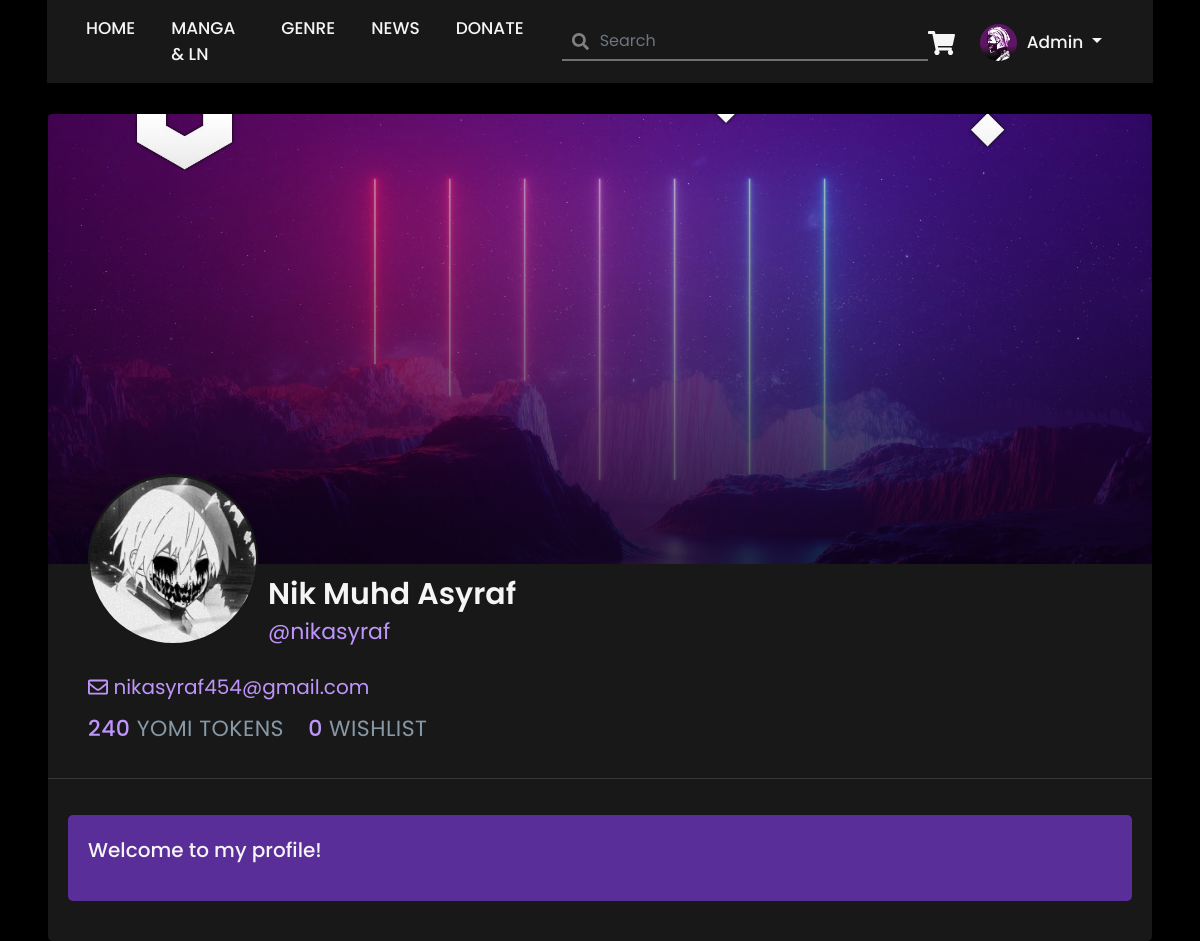
The app's page /dynamicProfile.php?ID=nikasyraf (signed in) with its own data.
### tables this page shows
CREATE TABLE IF NOT EXISTS `user` (
  `username` varchar(25) NOT NULL,
  `user_fullname` varchar(255) NOT NULL,
  `user_email` varchar(255) NOT NULL,
  `user_password` varchar(255) NOT NULL,
  `bio` varchar(255) NOT NULL,
  `user_image` varchar(255) NOT NULL,
  `user_type` varchar(5) NOT NULL,
  `yomi_tokens` int NOT NULL,
  `register_date` datetime NOT NULL,
  PRIMARY KEY (`username`)
);

### dynamicProfile.php (the view, shortened to what this page needs)
<!DOCTYPE html>
<?php
if (isset($_SESSION["username"])) {
?>
    <html lang="en">
    <head>
        <link rel="stylesheet" href="https://cdnjs.cloudflare.com/ajax/libs/twitter-bootstrap/4.5.3/css/bootstrap.min.css" />
        <link rel="stylesheet" href="https://cdnjs.cloudflare.com/ajax/libs/bootstrap-select/1.13.18/css/bootstrap-select.min.css" />
        <link href="css/userHomepage.css?V=4" rel="stylesheet">
    </head>
    <?php
    if (isset($_GET['ID'])) {
        $host = "localhost";
        $userid = "root";
        $pass = "";
        $database = "yomi";
        $link = mysqli_connect($host, $userid, $pass, $database);
        $ID = mysqli_real_escape_string($link, $_GET['ID']);
        $queryPR = "SELECT * FROM user WHERE username = '" . $ID . "'";
        $resultPR = mysqli_query($link, $queryPR);
        $query1 = "SELECT * FROM user WHERE username = '" . $_SESSION["username"] . "'";
        $result1 = mysqli_query($link, $query1);
        while ($row1 = mysqli_fetch_array($result1, MYSQLI_BOTH)) {
            while ($rowPR = mysqli_fetch_array($resultPR, MYSQLI_BOTH)) {
    ?>
                <body>
                    <nav class="navbar navbar-expand-md navbar-custom sticky-top">
                        <div class="container-fluid">
                            <ul class="navbar-nav ml-auto">
                                <li class="nav-item"> <a class="nav-link" href="userHomepage.php">HOME</a> </li>
                                <li class="nav-item"> <a class="nav-link" href="mangaln.php">MANGA & LN</a> </li>
                                <li class="nav-item"> <a class="nav-link" href="genre.php">GENRE</a> </li>
                                <li class="nav-item"> <a class="nav-link" href="news.php">NEWS</a> </li>
                                <li class="nav-item"> <a class="nav-link" href="donate.php">DONATE</a> </li>
                            </ul>
                            <form action="search.php" method="POST" class="form-inline my-2 my-lg-0">
                                <div class="searchNav">
                                    <span class="fa fa-search form-control-feedback"></span>
                                    <input type="search" class="form-control" placeholder="Search" name="Search" style="min-height: 38px;">
                                </div>
                            </form>
                            <div class="collapse navbar-collapse" id="navbarResponsive">
                                <ul class="navbar-nav ml-auto">
                                    <span class="cart" id="pover-card" data-toggle="popover" data-trigger="focus" data-placement="bottom" tabindex="-1">
                                        <i class="fa fa-shopping-cart"></i>
                                    </span>
                                    <img src="<?php echo $row1['user_image'] ?>" class="rounded-circle" width="37" height="37" style="margin-top:2px;object-fit:cover;">
                                    <li class="dropdown"> <a class="dropdown-toggle" data-toggle="dropdown" href="#"> <?php echo $row1['user_fullname'] ?> <span class="caret"></span></a>
                                    </li>
                                </ul>
                            </div>
                        </div>
                    </nav>
                    <div class="container-fluid">
                        <div class="row" style="height:auto;">
                            <div class="card profile" style="border-bottom: none">
                                <div class="card-body" style="padding-left:0px;padding-right:0px;padding-top:0px;padding-bottom:0px;">
                                    <div class="twPc-div">
                                        <a class="twPc-bg twPc-block"></a>
                                        <div class="avatarLink">
                                            <img src="<?php echo $rowPR['user_image'] ?>" width="100%" height="100%" style="object-fit:cover;" class="profilePic">
                                        </div>
                                        <div class="User">
                                            <div class="name">
                                                <?php echo $rowPR['user_fullname'] ?>
                                            </div>
                                            <span class="username">@<?php echo $rowPR['username'] ?></span>
                                        </div><br>
                                        <span class="email"><i class="far fa-envelope"></i> <?php echo $rowPR['user_email'] ?></span>
                                        <div class="stats">
                                            <?php
                                            $query3 = "SELECT * FROM wishlist WHERE username = '" . $ID . "'";
                                            $result3 = mysqli_query($link, $query3);
                                            $countWishlist = mysqli_num_rows($result3);
                                            ?>
                                            <div class="twPc-ArrangeSizeFit">
                                                <span class="value"><?php echo $rowPR['yomi_tokens']; ?></span>&nbspYOMI TOKENS
                                            </div>
                                            <div class="twPc-ArrangeSizeFit">
                                                <span class="value"><?php echo $countWishlist; ?></span>&nbspWISHLIST
                                            </div>
                                        </div>
                                    </div>
                                </div>
                                <hr>
                                <div class="container-fluid" style="padding:0;padding-bottom:20px;">
                                    <div class="card-body" style="width:100%">
                                        <div class="bio">
                                            <p><?php echo $rowPR['bio'] ?></P>
                                        </div>
                                    </div>
                            <?php
                        }
                    }
                            ?>
                                </div>
                            </div>
                        </div>
                    </div>
                </body>
    </html>
<?php
    }
}
?>

### css/userhomepage.css (style rules this page uses)
html, body { height: 100%; width: 100%; font-family: 'Poppins', sans-serif; color: #AAAAAA; background-color: #000000; padding-left: 2%; padding-right: 2%; }
a { color: #F5F5F5; }
.card { background-color: #181818; }
.fa-search { color: rgb(129, 129, 129); }
.navbar { font-family: 'Poppins', sans-serif; font-size: 17px; -webkit-box-shadow: 0 5px 10px -9px #000000; -moz-box-shadow: 0 5px 10px -9px #000000; box-shadow: 0 5px 10px -9px #000000; }
.navbar-custom { background-color: #181818; }
.searchNav { width: 100%; margin-left: 10px; padding-right: 0px; }
.searchNav .form-control { color: #F5F5F5 !important; padding-left: 2.375rem; background-color: transparent; border-bottom: 2px solid #707070 !important; border-radius: 0; }
.searchNav .form-control-feedback { position: absolute; z-index: 2; display: block; width: 2.375rem; height: 2.375rem; line-height: 2.375rem; text-align: center; pointer-events: none; color: #aaa; }
.navbar-nav li { padding-right: 20px; }
nav .navbar-nav li a { color: #F5F5F5 !important; font-weight: 500; }
.navbar-nav img { margin-top: 5px; }
.dropdown { padding-top: 8px; padding-left: 10px; }
.cart { margin-top: 4px; margin-right: 10px; position: relative; }
.cart i { color: #F5F5F5; font-size: 24px; margin-right: 15px; }
:root { --form-control-color: #BF95FC; }
*, *:before, *:after { box-sizing: border-box; }
.form-control { color: #F5F5F5 !important; background-color: #181818; min-height: 41px; box-shadow: none; border: 2px solid #707070; border-right: 0px solid; border-left: 0px solid; border-top: 0px solid; border-radius: 0; }
.profile { padding: 0px; margin-top: 30px; border-radius: 5px; border: 1px solid #000000; width: 100%; }
.twPc-div { background: #181818 none repeat scroll 0 0; border: none; border-radius: 6px; height: 100%; width: 100%; }
.twPc-bg { background-image: linear-gradient(rgba(0, 0, 0, 0), rgba(0, 0, 0, 0.68)), url("../image/bg3.jpg"); background-position: 0 55%; background-size: cover; border-radius: 4px 4px 0 0; height: 450px; width: 100%; }
.twPc-block { display: block !important; width: 100%; }
.avatarLink { background-color: #181818; display: block !important; float: left; margin: -90px 10px 0 40px; max-width: 100%; padding: 1px 0; border-radius: 100%; margin-bottom: 0px; }
.profilePic { border: 2px solid #181818; border-radius: 100%; box-sizing: border-box; color: #fff; font-weight: 500; height: 170px; width: 170px; }
.User { margin: 20px 0px 0; }
.name { font-size: 30px; font-weight: 600; line-height: 21px; margin-top: 20px; margin-bottom: 10px; color: #F5F5F5; }
hr { background-color: #3b3b3b; }
.username { font-size: 22px; color: #BF95FC; }
.email { font-size: 20px; color: #BF95FC; padding-left: 40px; }
.fa-envelope { color: #BF95FC; }
.stats { margin-left: 40px; padding: 10px 0; }
.twPc-ArrangeSizeFit { padding: 0 0; display: inline-block; margin-right: 20px; color: #8899a6; font-size: 22px; letter-spacing: 0.02em; overflow: hidden; text-transform: uppercase; transition: color 0.15s ease-in-out 0s; }
.value { display: block; font-size: 22px; font-weight: 500; transition: color 0.15s ease-in-out 0s; color: #BF95FC; display: inline-block; }
.bio { background-color: #5A2E98; border-radius: 5px; color: #F5F5F5; font-size: 20px; font-weight: 500; padding: 20px; }

### records on screen
user: user_fullname "Admin"
user: user.user_image (picture), user_image (picture), user_fullname "Nik Muhd Asyraf", username "nikasyraf", user_email "nikasyraf454@gmail.com", yomi_tokens "240", countWishlist "0", bio "Welcome to my profile!"
